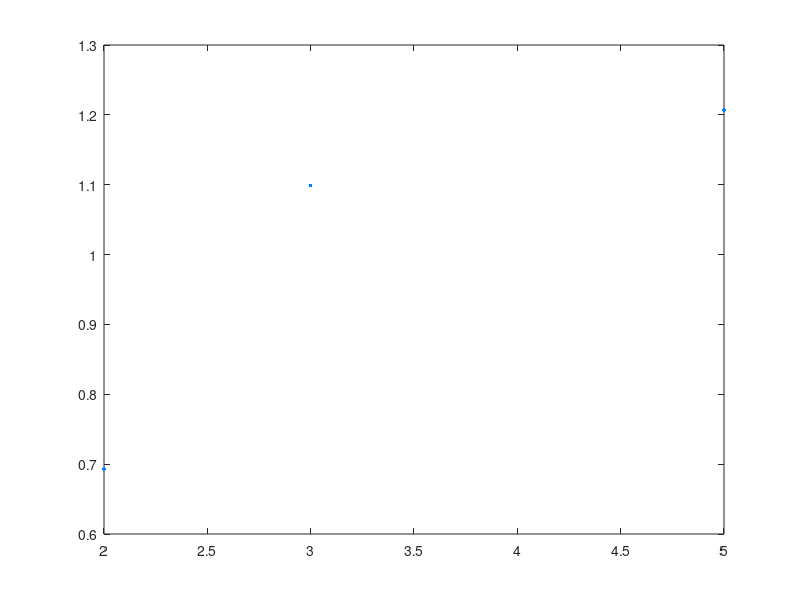

Recreate this plot in MATLAB. (Note: this script raises an error after producing the figure.)
function corbata_prime_scaling()

    % -------------------------------
    % 1. Ask user for number of rows
    % -------------------------------
    num_rows = input('How many Corbata rows (starting from row 2) do you want to generate? ');

    max_r = num_rows + 1;  % because row 1 = [1]

    % Storage
    prime_count = zeros(max_r, 1);
    valid_r     = [];      % rows that contain at least one prime

    fprintf('\nGenerating rows and counting primes...\n');

    % -------------------------------
    % 2. Generate Corbata rows
    % -------------------------------
    for r = 2:max_r
        row_vec = generate_corbata_row(r);

        % extract primes
        primes_in_row = row_vec(isprime(row_vec));
        prime_count(r) = numel(primes_in_row);

        if ~isempty(primes_in_row)
            valid_r(end+1) = r;
        end
    end

    % only consider rows that actually had primes
    valid_prime_counts = prime_count(valid_r);

    % -------------------------------
    % 3. Compute scaling factor c(r)
    % -------------------------------
    c_vals = zeros(size(valid_r));

    for k = 1:length(valid_r)
        r = valid_r(k);
        expected_log = (r - 1) / log(r);
        c_vals(k) = valid_prime_counts(k) / expected_log;
    end

    % -------------------------------
    % 4. Plot c(r)
    % -------------------------------
    figure;
    plot(valid_r, c_vals, '.', 'MarkerSize', 8, 'Color', [0 0.5 1]); hold on;
    yline(0.5, 'r', 'LineWidth', 1.5);
    xlabel('Row index r');
    ylabel('c(r) = observed primes / ((r-1)/log(r))');
    title('Scaling factor c(r) for prime density in the Corbata');

    legend('Observed c(r)', 'c = 0.5 (hypothesis)');
    grid on;

    fprintf('\nDone. Plot generated.\n');
end


% =====================================================================
% Corbata row generator (same version as before)
% =====================================================================
function row_vec = generate_corbata_row(r)

    if r == 1
        row_vec = 1;
        return;
    end

    % leftmost value:
    L = (r - 2)^2 + 2;

    if r == 2
        row_vec = L;
        return;
    end

    row_len = r - 1;
    row_vec = zeros(1, row_len);
    row_vec(1) = L;

    if mod(r, 2) == 0
        % EVEN rows
        k = r / 2;
        negcount = k - 1;
        idx = 1;

        % negative steps
        for p = negcount - 1 : -1 : 0
            idx = idx + 1;
            diff_val = -2 * (k + p - 1);
            row_vec(idx) = row_vec(idx - 1) + diff_val;
        end

        % positive steps
        for t = 1 : negcount
            idx = idx + 1;
            diff_val = 2 * (k + t);
            row_vec(idx) = row_vec(idx - 1) + diff_val;
        end

    else
        % ODD rows
        k = (r - 1) / 2;
        idx = 1;

        % negative steps
        for s = k - 2 : -1 : 0
            idx = idx + 1;
            diff_val = -2 * (k + s);
            row_vec(idx) = row_vec(idx - 1) + diff_val;
        end

        % central +2
        idx = idx + 1;
        row_vec(idx) = row_vec(idx - 1) + 2;

        % positive steps
        for t = 2 : k
            idx = idx + 1;
            diff_val = 2 * (k + t);
            row_vec(idx) = row_vec(idx - 1) + diff_val;
        end
    end
end
